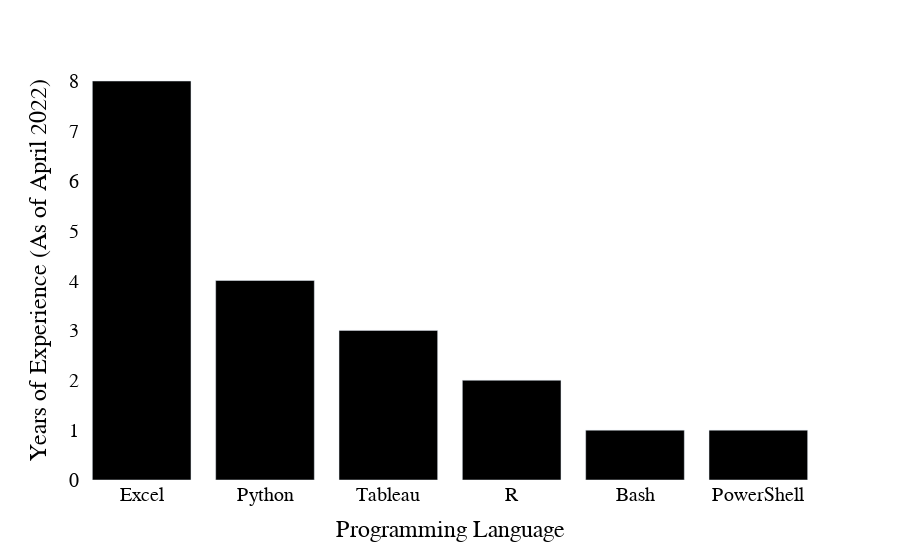

Notebook code cell kept with this figure:
### Code cell
experience_dict = {'Programming Language': ['Excel', 'Python', 'Tableau', 'R', 'Bash', 'PowerShell'], 'Years of Experience (As of April 2022)': [8,4,3,2,1,1]}

fig = px.bar(experience_dict, x='Programming Language', y='Years of Experience (As of April 2022)',color_discrete_sequence=["black"])

fig.update_layout(
    paper_bgcolor = "rgba(0,0,0,0)",
    plot_bgcolor = "rgba(0,0,0,0)",
    font_color = 'black',
    font_family = 'verdana',
    font_size = 20,
    )

### Figure 1 — Plotly figure (JSON) as saved in the notebook; plotly's stock layout.template omitted (floating-point values rounded to 4 significant figures)
{"data": [{"alignmentgroup": "True", "hovertemplate": "Programming Language=%{x}<br>Years of Experience (As of April 2022)=%{y}<extra></extra>", "legendgroup": "", "marker": {"color": "black", "pattern": {"shape": ""}}, "name": "", "offsetgroup": "", "orientation": "v", "showlegend": false, "textposition": "auto", "type": "bar", "x": ["Excel", "Python", "Tableau", "R", "Bash", "PowerShell"], "xaxis": "x", "y": [8, 4, 3, 2, 1, 1], "yaxis": "y"}], "layout": {"barmode": "relative", "font": {"color": "black", "family": "verdana", "size": 20}, "legend": {"tracegroupgap": 0}, "margin": {"t": 60}, "paper_bgcolor": "rgba(0,0,0,0)", "plot_bgcolor": "rgba(0,0,0,0)", "xaxis": {"anchor": "y", "domain": [0, 1], "title": {"text": "Programming Language"}}, "yaxis": {"anchor": "x", "domain": [0, 1], "title": {"text": "Years of Experience (As of April 2022)"}}}}
